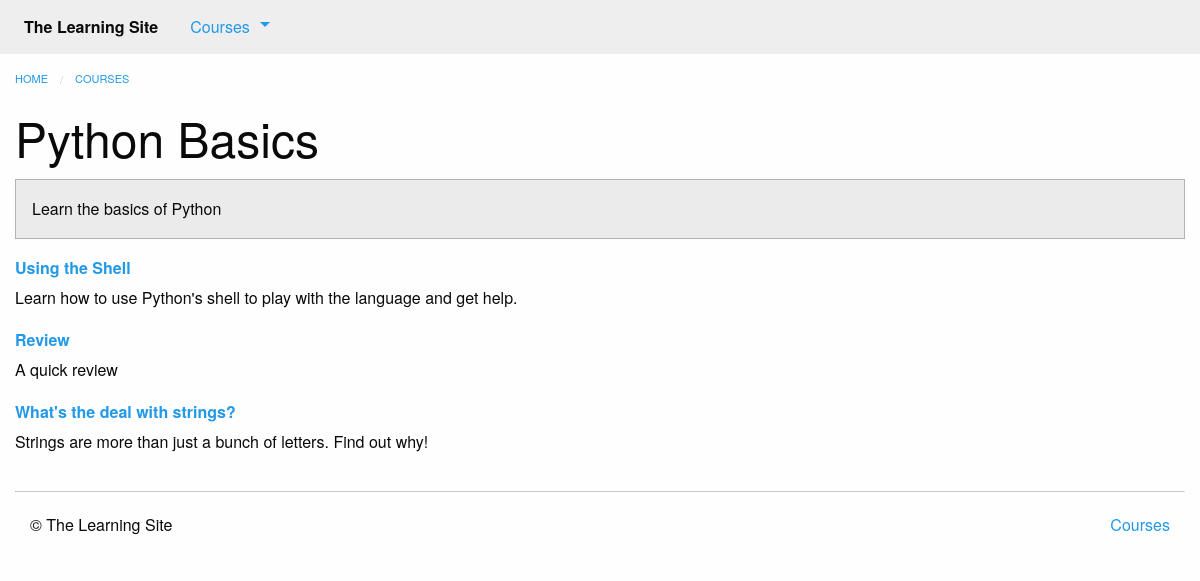
Before: /courses/1/ with the older database file.
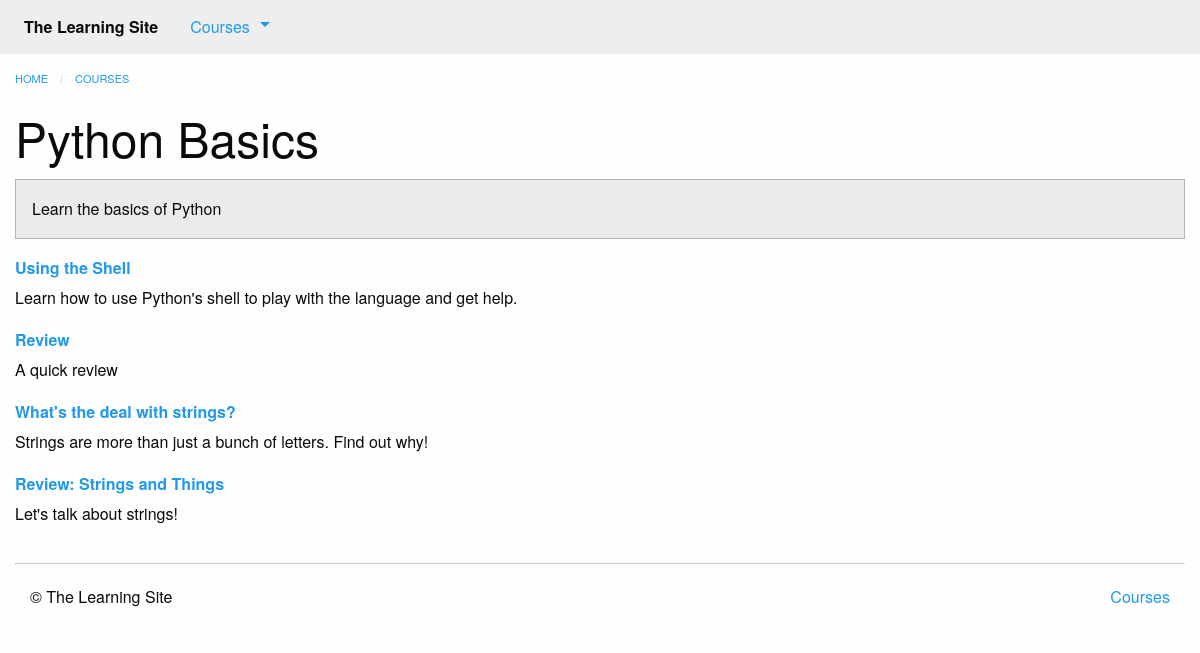
After: the same page with the newer database file.
### courses/models.py (models this page shows, shortened)
class Step(models.Model):
    title = models.CharField(max_length=255)
    description = models.TextField()
    order = models.IntegerField(default=0)
    course = models.ForeignKey(Course)
    class Meta:
        abstract = True
        ordering = ['order',]

class Text(Step):
    content = models.TextField(blank=True, default='')
    def get_absolute_url(self):
        return reverse('courses:text', kwargs={
                'course_pk': self.course_id,
                'step_pk': self.id
            })

class Quiz(Step):
    total_questions = models.IntegerField(default=4)
    class Meta:
        verbose_name_plural = "Quizzes"
    def get_absolute_url(self):
        return reverse('courses:quiz', kwargs={
                'course_pk': self.course_id,
                'step_pk': self.id
            })

### courses/views.py (the view)
# urls.py: url(r'(?P<pk>\d+)/$', views.course_detail, name='detail'),
def course_detail(request, pk):
    course = get_object_or_404(models.Course, pk=pk)
    steps = sorted(chain(course.text_set.all(), course.quiz_set.all()),
                   key=lambda step: step.order)
    return render(request, 'courses/course_detail.html', {
            'course': course,
            'steps': steps
        })

### courses/templatetags/course_extras.py (called while the page is built)
@register.inclusion_tag('courses/course_nav.html')
def nav_courses_list():
    courses = Course.objects.all()[:5]
    return {'courses': courses}

@register.filter('markdown_to_html')
def markdown_to_html(markdown_text):
    html_body = markdown2.markdown(markdown_text)
    return mark_safe(html_body)

### courses/templates/courses/course_detail.html (shortened to what this page needs)
{% extends "courses/layout.html" %}
{% load course_extras %}
{% block content %}
    <div class="row columns">
        {{ block.super }}
        <article>
            <h1 class="">{{ course.title }}</h1>
            <div class="callout secondary">
                {{ course.description|markdown_to_html }}
            </div>
            <dl>
                {% for step in steps %}
                    <dt>
                        <a href="{{ step.get_absolute_url }}">{{ step.title }}</a>
                    </dt>
                    <dd>{{ step.description|markdown_to_html }}</dd>
                {% endfor %}
            </dl>
        </article>
    </div>
{% endblock %}

Changed rows visible on the page:
added Quiz: title "Review: Strings and Things", description "Let's talk about strings!"
